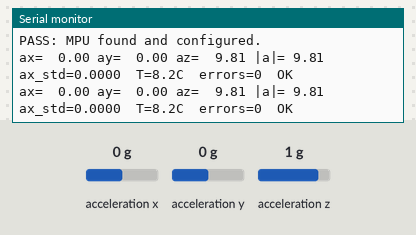
A sketch run on a simulated ESP32. On the bench: the last lines printed to the serial monitor. Wiring (inferred from the names in the program): MPU-6050 motion sensor at I2C address 0x68. The inputs (shaded band) are chosen by the test bench; at power-on: acceleration x 0 g, acceleration y 0 g, acceleration z 1 g.

Above: at 2.2 s.
2.3 s: acceleration x set to -1.4 g
At 3.0 s:
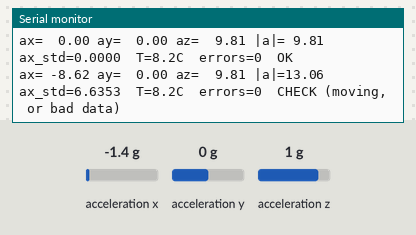
4.6 s: acceleration y set to -0.2 g
At 5.0 s:
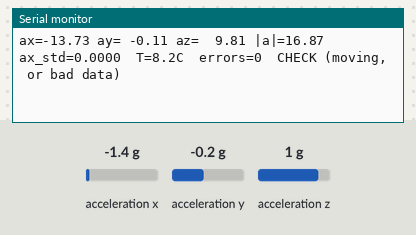
6.6 s: acceleration z set to 0.1 g
At 7.1 s:
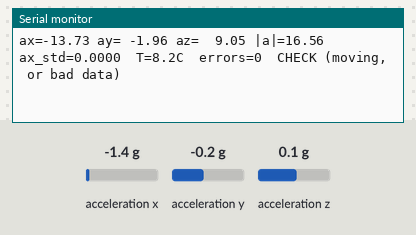
8.1 s: acceleration z set to -0.2 g
At 9.1 s:
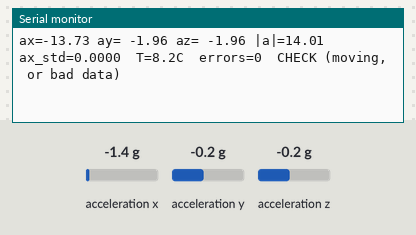
Timing chart, 0 to 11.1 s (numbered marks = the images above; inputs shaded):
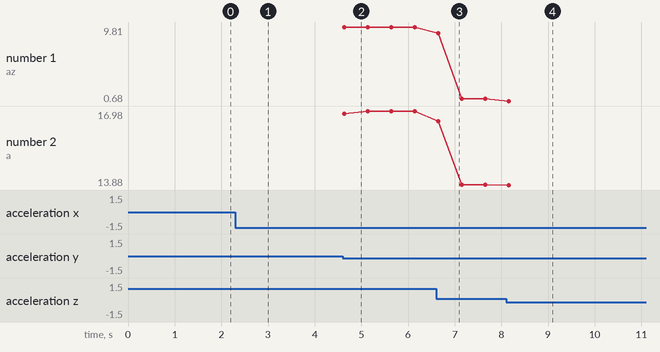

The sketch:

mpu_check.ino
```cpp
// Step 2: MPU6050 only. SDA=21, SCL=22, VCC=3V3. Serial Monitor @115200.
// Keep the board still: |a| should be close to 9.8 m/s^2. Tilt/tap it to see changes.
#include <Wire.h>
#include <math.h>

const uint8_t SDA_PIN = 21, SCL_PIN = 22, MPU = 0x68;
bool ready = false;
uint32_t errors = 0;

void wr(uint8_t reg, uint8_t val) {
  Wire.beginTransmission(MPU);
  Wire.write(reg);
  Wire.write(val);
  Wire.endTransmission();
}

uint8_t rd(uint8_t reg) {
  Wire.beginTransmission(MPU);
  Wire.write(reg);
  Wire.endTransmission(false);
  Wire.requestFrom(MPU, (uint8_t)1);
  return Wire.available() ? Wire.read() : 0xFF;
}

bool init_mpu() {
  uint8_t who = rd(0x75);
  Serial.printf("WHO_AM_I = 0x%02X\n", who);
  if (who != 0x68 && who != 0x70 && who != 0x71) {
    Serial.println("FAIL: no MPU answering. Run i2c_check to find the bad wire.");
    return false;
  }
  wr(0x6B, 0x80); delay(100);   // reset
  wr(0x6B, 0x01); delay(10);    // wake
  wr(0x1C, 0x10);               // +-8 g (same as main firmware)
  if (rd(0x1C) != 0x10) {
    Serial.println("FAIL: config write did not stick - loose wire or weak power.");
    return false;
  }
  Serial.println("PASS: MPU found and configured.");
  return true;
}

void setup() {
  Serial.begin(115200);
  delay(1000);
  Serial.println("\n===== MPU6050 check =====");
  Wire.begin(SDA_PIN, SCL_PIN);
  Wire.setClock(400000);
}

void loop() {
  if (!ready) {
    ready = init_mpu();
    if (!ready) delay(2000);
    return;
  }
  float sum[3] = { 0 }, sq = 0, tempC = 0;
  int n = 0;
  uint32_t start = millis();
  while (millis() - start < 500) {
    Wire.beginTransmission(MPU);
    Wire.write(0x3B);
    if (Wire.endTransmission(false) != 0 || Wire.requestFrom(MPU, (uint8_t)8) != 8) {
      errors++;
      delay(5);
      continue;
    }
    int16_t r[4];
    for (int i = 0; i < 4; i++) r[i] = (Wire.read() << 8) | Wire.read();
    float a[3];
    for (int i = 0; i < 3; i++) { a[i] = r[i] / 4096.0f * 9.80665f; sum[i] += a[i]; }
    sq += a[0] * a[0];
    tempC = r[3] / 333.87f + 21.0f;
    n++;
    delay(2);
  }
  if (n == 0) {
    Serial.println("FAIL: reads stopped (loose wire?) - re-initialising");
    ready = false;
    return;
  }
  float x = sum[0] / n, y = sum[1] / n, z = sum[2] / n;
  float mag = sqrtf(x * x + y * y + z * z);
  float stdx = sqrtf(fmaxf(0, sq / n - x * x));
  Serial.printf("ax=%6.2f ay=%6.2f az=%6.2f |a|=%5.2f  ax_std=%.4f  T=%.1fC  errors=%lu  %s\n",
                x, y, z, mag, stdx, tempC, (unsigned long)errors,
                (mag > 8.8 && mag < 10.8) ? "OK" : "CHECK (moving, or bad data)");
}
```

Measured:
- the behaviour switches between 0 and -0.1 g on acceleration y (found by bisection; images 1 and 2)
- the behaviour switches between 0 and -0.1 g on acceleration z (found by bisection; images 3 and 4)
- after the input at 2.3 s, the serial monitor: prints a new line after 0.32 s (image 1)
- after the input at 4.6 s, the serial monitor: prints a new line at once (image 2)
- after the input at 6.6 s, the serial monitor: prints a new line at once (image 3)
- after the input at 8.1 s, the serial monitor: prints a new line after 0.05 s (image 4)
- plotted number 1: 9.81 → 0.98 after the input at 6.6 s, 0.98 → 0.68 after the input at 8.1 s
- plotted number 2: 16.98 → 13.9 after the input at 6.6 s, 13.9 → 13.88 after the input at 8.1 s
